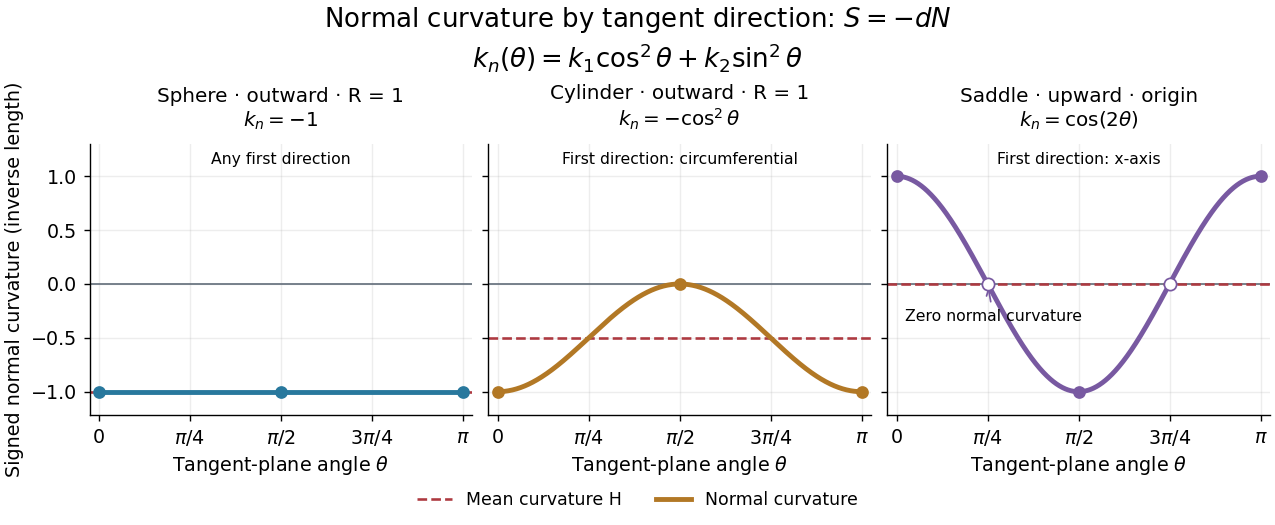

Reproduce this figure in Python.
"""Original Euler normal-curvature graphs; run from _media for the PNG.

Tested with Python 3.14.4, NumPy 2.3.5, Matplotlib 3.10.7.
S = -dN; theta is measured from the first indicated principal direction.
"""

from pathlib import Path

import matplotlib

matplotlib.use("Agg")
import matplotlib.pyplot as plt
import numpy as np


def main():
    plt.rcParams.update({"font.size": 11, "figure.facecolor": "white"})
    theta = np.linspace(0, np.pi, 721)
    fig, axes = plt.subplots(1, 3, figsize=(10.2, 4.2), layout="constrained",
                             sharex=True, sharey=True)
    fig.suptitle(r"Normal curvature by tangent direction: $S=-dN$" + "\n" +
                 r"$k_n(\theta)=k_1\cos^2\theta+k_2\sin^2\theta$", fontsize=15)
    models = [
        ("Sphere · outward · R = 1", -1, -1, "Any first direction", r"$k_n=-1$", "#28789d"),
        ("Cylinder · outward · R = 1", -1, 0, "First direction: circumferential", r"$k_n=-\cos^2\theta$", "#b27825"),
        ("Saddle · upward · origin", 1, -1, "First direction: x-axis", r"$k_n=\cos(2\theta)$", "#7859a1"),
    ]
    for ax, (name, k1, k2, direction, formula, color) in zip(axes, models):
        values = k1 * np.cos(theta)**2 + k2 * np.sin(theta)**2
        ax.axhline(0, color="#67727e", lw=1)
        ax.axhline((k1 + k2) / 2, color="#ad3940", ls="--", lw=1.5,
                   label="Mean curvature H")
        ax.plot(theta, values, color=color, lw=2.8, label="Normal curvature")
        principal_angles = np.array([0, np.pi / 2, np.pi])
        principal_values = k1 * np.cos(principal_angles)**2 + k2 * np.sin(principal_angles)**2
        ax.scatter(principal_angles, principal_values, s=40, color=color, zorder=5)
        ax.set_title(name + "\n" + formula, fontsize=11.5, pad=10)
        ax.text(0.5, 0.97, direction, transform=ax.transAxes, ha="center",
                va="top", fontsize=9)
        ax.set_xlabel(r"Tangent-plane angle $\theta$")
        ax.set(xlim=(-0.08, np.pi + 0.08), ylim=(-1.22, 1.3))
        ax.set_xticks([0, np.pi / 4, np.pi / 2, 3 * np.pi / 4, np.pi],
                      ["0", r"$\pi/4$", r"$\pi/2$", r"$3\pi/4$", r"$\pi$"])
        ax.set_yticks([-1, -0.5, 0, 0.5, 1])
        ax.grid(alpha=0.22)
        ax.spines[["top", "right"]].set_visible(False)
    axes[0].set_ylabel("Signed normal curvature (inverse length)")
    axes[2].scatter([np.pi / 4, 3 * np.pi / 4], [0, 0], marker="o",
                    facecolors="white", edgecolors="#7859a1", s=50, zorder=6)
    axes[2].annotate("Zero normal curvature", (np.pi / 4, 0),
                     xytext=(0.07, -0.34), fontsize=9,
                     arrowprops={"arrowstyle": "->", "color": "#7859a1"})
    handles, labels = axes[1].get_legend_handles_labels()
    fig.legend(handles, labels, loc="outside lower center", ncol=2,
               frameon=False, fontsize=10)
    output = Path(__file__).with_suffix(".png").name
    fig.savefig(output, dpi=125, facecolor="white", transparent=False)
    plt.close(fig)


if __name__ == "__main__":
    main()
